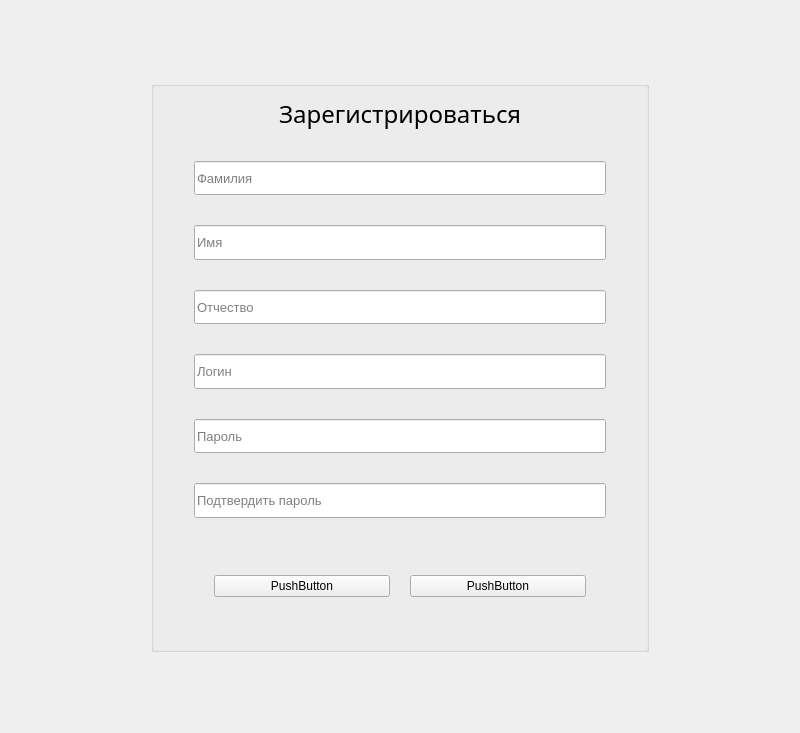
<?xml version="1.0" encoding="UTF-8"?>
<ui version="4.0">
 <class>registerwindow</class>
 <widget class="QWidget" name="registerwindow">
  <property name="geometry">
   <rect>
    <x>0</x>
    <y>0</y>
    <width>800</width>
    <height>733</height>
   </rect>
  </property>
  <property name="windowTitle">
   <string>Form</string>
  </property>
  <layout class="QGridLayout" name="gridLayout">
   <item row="0" column="2">
    <spacer name="verticalSpacer">
     <property name="orientation">
      <enum>Qt::Vertical</enum>
     </property>
     <property name="sizeType">
      <enum>QSizePolicy::Fixed</enum>
     </property>
     <property name="sizeHint" stdset="0">
      <size>
       <width>20</width>
       <height>70</height>
      </size>
     </property>
    </spacer>
   </item>
   <item row="1" column="0">
    <spacer name="horizontalSpacer">
     <property name="orientation">
      <enum>Qt::Horizontal</enum>
     </property>
     <property name="sizeType">
      <enum>QSizePolicy::Fixed</enum>
     </property>
     <property name="sizeHint" stdset="0">
      <size>
       <width>140</width>
       <height>20</height>
      </size>
     </property>
    </spacer>
   </item>
   <item row="1" column="1" colspan="3">
    <widget class="QGroupBox" name="groupBox">
     <property name="enabled">
      <bool>true</bool>
     </property>
     <property name="font">
      <font>
       <bold>false</bold>
      </font>
     </property>
     <property name="focusPolicy">
      <enum>Qt::NoFocus</enum>
     </property>
     <property name="toolTipDuration">
      <number>-1</number>
     </property>
     <property name="statusTip">
      <string/>
     </property>
     <property name="whatsThis">
      <string/>
     </property>
     <property name="accessibleName">
      <string/>
     </property>
     <property name="accessibleDescription">
      <string/>
     </property>
     <property name="autoFillBackground">
      <bool>false</bool>
     </property>
     <property name="styleSheet">
      <string notr="true"/>
     </property>
     <property name="title">
      <string notr="true"/>
     </property>
     <property name="alignment">
      <set>Qt::AlignCenter</set>
     </property>
     <property name="flat">
      <bool>false</bool>
     </property>
     <property name="checkable">
      <bool>false</bool>
     </property>
     <layout class="QGridLayout" name="gridLayout_2">
      <property name="leftMargin">
       <number>40</number>
      </property>
      <property name="rightMargin">
       <number>40</number>
      </property>
      <property name="bottomMargin">
       <number>25</number>
      </property>
      <property name="verticalSpacing">
       <number>30</number>
      </property>
      <item row="5" column="0">
       <widget class="QLineEdit" name="login_4">
        <property name="enabled">
         <bool>true</bool>
        </property>
        <property name="sizePolicy">
         <sizepolicy hsizetype="Expanding" vsizetype="Preferred">
          <horstretch>0</horstretch>
          <verstretch>0</verstretch>
         </sizepolicy>
        </property>
        <property name="font">
         <font>
          <pointsize>10</pointsize>
          <bold>false</bold>
         </font>
        </property>
        <property name="focusPolicy">
         <enum>Qt::StrongFocus</enum>
        </property>
        <property name="styleSheet">
         <string notr="true"/>
        </property>
        <property name="frame">
         <bool>true</bool>
        </property>
        <property name="echoMode">
         <enum>QLineEdit::Password</enum>
        </property>
        <property name="readOnly">
         <bool>false</bool>
        </property>
        <property name="placeholderText">
         <string>Пароль</string>
        </property>
        <property name="clearButtonEnabled">
         <bool>true</bool>
        </property>
       </widget>
      </item>
      <item row="4" column="0">
       <widget class="QLineEdit" name="password">
        <property name="sizePolicy">
         <sizepolicy hsizetype="Expanding" vsizetype="Preferred">
          <horstretch>0</horstretch>
          <verstretch>0</verstretch>
         </sizepolicy>
        </property>
        <property name="font">
         <font>
          <pointsize>10</pointsize>
          <bold>false</bold>
         </font>
        </property>
        <property name="focusPolicy">
         <enum>Qt::StrongFocus</enum>
        </property>
        <property name="styleSheet">
         <string notr="true"/>
        </property>
        <property name="frame">
         <bool>true</bool>
        </property>
        <property name="echoMode">
         <enum>QLineEdit::Password</enum>
        </property>
        <property name="placeholderText">
         <string>Логин</string>
        </property>
        <property name="clearButtonEnabled">
         <bool>true</bool>
        </property>
       </widget>
      </item>
      <item row="6" column="0">
       <widget class="QLineEdit" name="login_5">
        <property name="enabled">
         <bool>true</bool>
        </property>
        <property name="sizePolicy">
         <sizepolicy hsizetype="Expanding" vsizetype="Preferred">
          <horstretch>0</horstretch>
          <verstretch>0</verstretch>
         </sizepolicy>
        </property>
        <property name="font">
         <font>
          <pointsize>10</pointsize>
          <bold>false</bold>
         </font>
        </property>
        <property name="focusPolicy">
         <enum>Qt::StrongFocus</enum>
        </property>
        <property name="styleSheet">
         <string notr="true"/>
        </property>
        <property name="frame">
         <bool>true</bool>
        </property>
        <property name="echoMode">
         <enum>QLineEdit::Password</enum>
        </property>
        <property name="readOnly">
         <bool>false</bool>
        </property>
        <property name="placeholderText">
         <string>Подтвердить пароль</string>
        </property>
        <property name="clearButtonEnabled">
         <bool>true</bool>
        </property>
       </widget>
      </item>
      <item row="0" column="0">
       <widget class="QLabel" name="signInLabel">
        <property name="enabled">
         <bool>true</bool>
        </property>
        <property name="font">
         <font>
          <family>Roboto Slab</family>
          <pointsize>18</pointsize>
          <bold>false</bold>
         </font>
        </property>
        <property name="styleSheet">
         <string notr="true">color: rgb(0, 0, 0);</string>
        </property>
        <property name="text">
         <string>Зарегистрироваться</string>
        </property>
        <property name="textFormat">
         <enum>Qt::AutoText</enum>
        </property>
        <property name="alignment">
         <set>Qt::AlignCenter</set>
        </property>
        <property name="wordWrap">
         <bool>false</bool>
        </property>
       </widget>
      </item>
      <item row="1" column="0">
       <widget class="QLineEdit" name="login">
        <property name="enabled">
         <bool>true</bool>
        </property>
        <property name="sizePolicy">
         <sizepolicy hsizetype="Expanding" vsizetype="Preferred">
          <horstretch>0</horstretch>
          <verstretch>0</verstretch>
         </sizepolicy>
        </property>
        <property name="font">
         <font>
          <pointsize>10</pointsize>
          <bold>false</bold>
         </font>
        </property>
        <property name="focusPolicy">
         <enum>Qt::StrongFocus</enum>
        </property>
        <property name="styleSheet">
         <string notr="true"/>
        </property>
        <property name="frame">
         <bool>true</bool>
        </property>
        <property name="readOnly">
         <bool>false</bool>
        </property>
        <property name="placeholderText">
         <string>Фамилия</string>
        </property>
        <property name="clearButtonEnabled">
         <bool>true</bool>
        </property>
       </widget>
      </item>
      <item row="3" column="0">
       <widget class="QLineEdit" name="login_3">
        <property name="enabled">
         <bool>true</bool>
        </property>
        <property name="sizePolicy">
         <sizepolicy hsizetype="Expanding" vsizetype="Preferred">
          <horstretch>0</horstretch>
          <verstretch>0</verstretch>
         </sizepolicy>
        </property>
        <property name="font">
         <font>
          <pointsize>10</pointsize>
          <bold>false</bold>
         </font>
        </property>
        <property name="focusPolicy">
         <enum>Qt::StrongFocus</enum>
        </property>
        <property name="styleSheet">
         <string notr="true"/>
        </property>
        <property name="frame">
         <bool>true</bool>
        </property>
        <property name="readOnly">
         <bool>false</bool>
        </property>
        <property name="placeholderText">
         <string>Отчество</string>
        </property>
        <property name="clearButtonEnabled">
         <bool>true</bool>
        </property>
       </widget>
      </item>
      <item row="2" column="0">
       <widget class="QLineEdit" name="login_2">
        <property name="enabled">
         <bool>true</bool>
        </property>
        <property name="sizePolicy">
         <sizepolicy hsizetype="Expanding" vsizetype="Preferred">
          <horstretch>0</horstretch>
          <verstretch>0</verstretch>
         </sizepolicy>
        </property>
        <property name="font">
         <font>
          <pointsize>10</pointsize>
          <bold>false</bold>
         </font>
        </property>
        <property name="focusPolicy">
         <enum>Qt::StrongFocus</enum>
        </property>
        <property name="styleSheet">
         <string notr="true"/>
        </property>
        <property name="frame">
         <bool>true</bool>
        </property>
        <property name="readOnly">
         <bool>false</bool>
        </property>
        <property name="placeholderText">
         <string>Имя</string>
        </property>
        <property name="clearButtonEnabled">
         <bool>true</bool>
        </property>
       </widget>
      </item>
      <item row="7" column="0" rowspan="2">
       <layout class="QHBoxLayout" name="horizontalLayout">
        <property name="spacing">
         <number>20</number>
        </property>
        <property name="leftMargin">
         <number>20</number>
        </property>
        <property name="topMargin">
         <number>27</number>
        </property>
        <property name="rightMargin">
         <number>20</number>
        </property>
        <property name="bottomMargin">
         <number>27</number>
        </property>
        <item>
         <widget class="QPushButton" name="pushButton_2">
          <property name="text">
           <string>PushButton</string>
          </property>
         </widget>
        </item>
        <item>
         <widget class="QPushButton" name="pushButton">
          <property name="text">
           <string>PushButton</string>
          </property>
          <property name="autoDefault">
           <bool>false</bool>
          </property>
         </widget>
        </item>
       </layout>
      </item>
     </layout>
     <zorder>signInLabel</zorder>
     <zorder>password</zorder>
     <zorder>login</zorder>
     <zorder>login_2</zorder>
     <zorder>login_3</zorder>
     <zorder>login_4</zorder>
     <zorder>login_5</zorder>
     <zorder></zorder>
    </widget>
   </item>
   <item row="1" column="4">
    <spacer name="horizontalSpacer_2">
     <property name="orientation">
      <enum>Qt::Horizontal</enum>
     </property>
     <property name="sizeType">
      <enum>QSizePolicy::Fixed</enum>
     </property>
     <property name="sizeHint" stdset="0">
      <size>
       <width>140</width>
       <height>20</height>
      </size>
     </property>
    </spacer>
   </item>
   <item row="2" column="2">
    <spacer name="verticalSpacer_2">
     <property name="orientation">
      <enum>Qt::Vertical</enum>
     </property>
     <property name="sizeType">
      <enum>QSizePolicy::Fixed</enum>
     </property>
     <property name="sizeHint" stdset="0">
      <size>
       <width>20</width>
       <height>70</height>
      </size>
     </property>
    </spacer>
   </item>
  </layout>
 </widget>
 <resources/>
 <connections/>
</ui>
